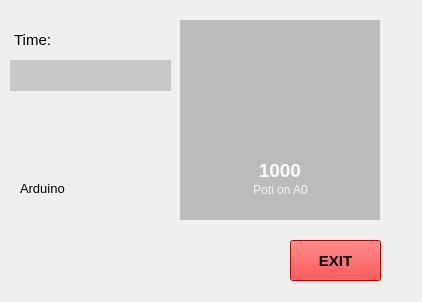
<?xml version="1.0" encoding="UTF-8"?>
<ui version="4.0">
 <class>MainWindow</class>
 <widget class="QMainWindow" name="MainWindow">
  <property name="geometry">
   <rect>
    <x>0</x>
    <y>0</y>
    <width>422</width>
    <height>302</height>
   </rect>
  </property>
  <property name="windowTitle">
   <string>Gauge &amp; Arduino &amp; RS232</string>
  </property>
  <property name="windowIcon">
   <iconset>
    <normaloff>icons/Pi4IoT.png</normaloff>icons/Pi4IoT.png</iconset>
  </property>
  <widget class="QWidget" name="centralWidget">
   <widget class="QLineEdit" name="lbltime">
    <property name="geometry">
     <rect>
      <x>10</x>
      <y>60</y>
      <width>161</width>
      <height>31</height>
     </rect>
    </property>
    <property name="font">
     <font>
      <pointsize>14</pointsize>
     </font>
    </property>
    <property name="styleSheet">
     <string notr="true">background-color: rgb(200,200,200);
</string>
    </property>
    <property name="text">
     <string/>
    </property>
    <property name="frame">
     <bool>false</bool>
    </property>
    <property name="alignment">
     <set>Qt::AlignCenter</set>
    </property>
    <property name="readOnly">
     <bool>true</bool>
    </property>
   </widget>
   <widget class="QLabel" name="label_20">
    <property name="geometry">
     <rect>
      <x>10</x>
      <y>30</y>
      <width>41</width>
      <height>21</height>
     </rect>
    </property>
    <property name="font">
     <font>
      <pointsize>11</pointsize>
      <weight>50</weight>
      <bold>false</bold>
     </font>
    </property>
    <property name="text">
     <string>&lt;html&gt;&lt;head/&gt;&lt;body&gt;&lt;p&gt;Time:&lt;/p&gt;&lt;/body&gt;&lt;/html&gt;</string>
    </property>
    <property name="alignment">
     <set>Qt::AlignRight|Qt::AlignTrailing|Qt::AlignVCenter</set>
    </property>
   </widget>
   <widget class="QPushButton" name="btnExit">
    <property name="geometry">
     <rect>
      <x>290</x>
      <y>240</y>
      <width>91</width>
      <height>41</height>
     </rect>
    </property>
    <property name="font">
     <font>
      <pointsize>11</pointsize>
      <weight>75</weight>
      <bold>true</bold>
     </font>
    </property>
    <property name="styleSheet">
     <string notr="true">background-color: rgb(255, 0, 0);</string>
    </property>
    <property name="text">
     <string>EXIT</string>
    </property>
   </widget>
   <widget class="QGraphicsView" name="Grafik">
    <property name="geometry">
     <rect>
      <x>180</x>
      <y>20</y>
      <width>200</width>
      <height>200</height>
     </rect>
    </property>
    <property name="autoFillBackground">
     <bool>true</bool>
    </property>
    <property name="styleSheet">
     <string notr="true">background-color: rgb(188, 188, 188);</string>
    </property>
    <property name="frameShape">
     <enum>QFrame::NoFrame</enum>
    </property>
    <property name="frameShadow">
     <enum>QFrame::Plain</enum>
    </property>
    <property name="lineWidth">
     <number>0</number>
    </property>
    <property name="backgroundBrush">
     <brush brushstyle="SolidPattern">
      <color alpha="255">
       <red>240</red>
       <green>240</green>
       <blue>240</blue>
      </color>
     </brush>
    </property>
   </widget>
   <widget class="QLabel" name="lblStatusLedUNORS232">
    <property name="geometry">
     <rect>
      <x>150</x>
      <y>180</y>
      <width>21</width>
      <height>21</height>
     </rect>
    </property>
    <property name="text">
     <string/>
    </property>
    <property name="pixmap">
     <pixmap>../../../MyPyProjekte/Gauge/ui/icons/led-red-on.png</pixmap>
    </property>
    <property name="scaledContents">
     <bool>true</bool>
    </property>
   </widget>
   <widget class="QLabel" name="lblRSinfo">
    <property name="geometry">
     <rect>
      <x>20</x>
      <y>180</y>
      <width>131</width>
      <height>16</height>
     </rect>
    </property>
    <property name="font">
     <font>
      <pointsize>10</pointsize>
      <italic>false</italic>
     </font>
    </property>
    <property name="text">
     <string>Arduino </string>
    </property>
   </widget>
   <widget class="QLabel" name="label">
    <property name="geometry">
     <rect>
      <x>250</x>
      <y>180</y>
      <width>61</width>
      <height>20</height>
     </rect>
    </property>
    <property name="styleSheet">
     <string notr="true">color: rgb(244, 244, 244);</string>
    </property>
    <property name="text">
     <string>Poti on A0</string>
    </property>
    <property name="alignment">
     <set>Qt::AlignCenter</set>
    </property>
   </widget>
   <widget class="QLabel" name="lblAnzeige">
    <property name="geometry">
     <rect>
      <x>250</x>
      <y>160</y>
      <width>51</width>
      <height>20</height>
     </rect>
    </property>
    <property name="font">
     <font>
      <pointsize>14</pointsize>
      <weight>75</weight>
      <bold>true</bold>
     </font>
    </property>
    <property name="styleSheet">
     <string notr="true">color: rgb(250, 250, 250);</string>
    </property>
    <property name="text">
     <string>1000</string>
    </property>
    <property name="alignment">
     <set>Qt::AlignRight|Qt::AlignTrailing|Qt::AlignVCenter</set>
    </property>
   </widget>
   <widget class="QLabel" name="label_3">
    <property name="geometry">
     <rect>
      <x>20</x>
      <y>240</y>
      <width>281</width>
      <height>31</height>
     </rect>
    </property>
    <property name="font">
     <font>
      <pointsize>11</pointsize>
      <weight>50</weight>
      <bold>false</bold>
     </font>
    </property>
   </widget>
  </widget>
 </widget>
 <resources/>
 <connections/>
</ui>
